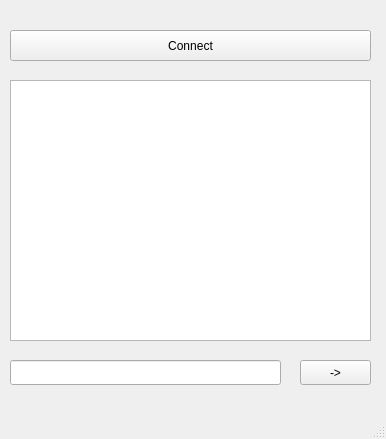
<?xml version="1.0" encoding="UTF-8"?>
<ui version="4.0">
 <class>MainWindow</class>
 <widget class="QMainWindow" name="MainWindow">
  <property name="geometry">
   <rect>
    <x>0</x>
    <y>0</y>
    <width>386</width>
    <height>439</height>
   </rect>
  </property>
  <property name="windowTitle">
   <string>MainWindow</string>
  </property>
  <widget class="QWidget" name="centralwidget">
   <widget class="QPushButton" name="connect">
    <property name="geometry">
     <rect>
      <x>10</x>
      <y>30</y>
      <width>361</width>
      <height>31</height>
     </rect>
    </property>
    <property name="text">
     <string>Connect</string>
    </property>
   </widget>
   <widget class="QLineEdit" name="lineEdit">
    <property name="geometry">
     <rect>
      <x>10</x>
      <y>360</y>
      <width>271</width>
      <height>25</height>
     </rect>
    </property>
   </widget>
   <widget class="QTextBrowser" name="textBrowser">
    <property name="geometry">
     <rect>
      <x>10</x>
      <y>80</y>
      <width>361</width>
      <height>261</height>
     </rect>
    </property>
   </widget>
   <widget class="QPushButton" name="pushButton_2">
    <property name="geometry">
     <rect>
      <x>300</x>
      <y>360</y>
      <width>71</width>
      <height>25</height>
     </rect>
    </property>
    <property name="text">
     <string>-&gt;</string>
    </property>
   </widget>
  </widget>
  <widget class="QMenuBar" name="menubar">
   <property name="geometry">
    <rect>
     <x>0</x>
     <y>0</y>
     <width>386</width>
     <height>22</height>
    </rect>
   </property>
  </widget>
  <widget class="QStatusBar" name="statusbar"/>
 </widget>
 <resources/>
 <connections/>
</ui>
